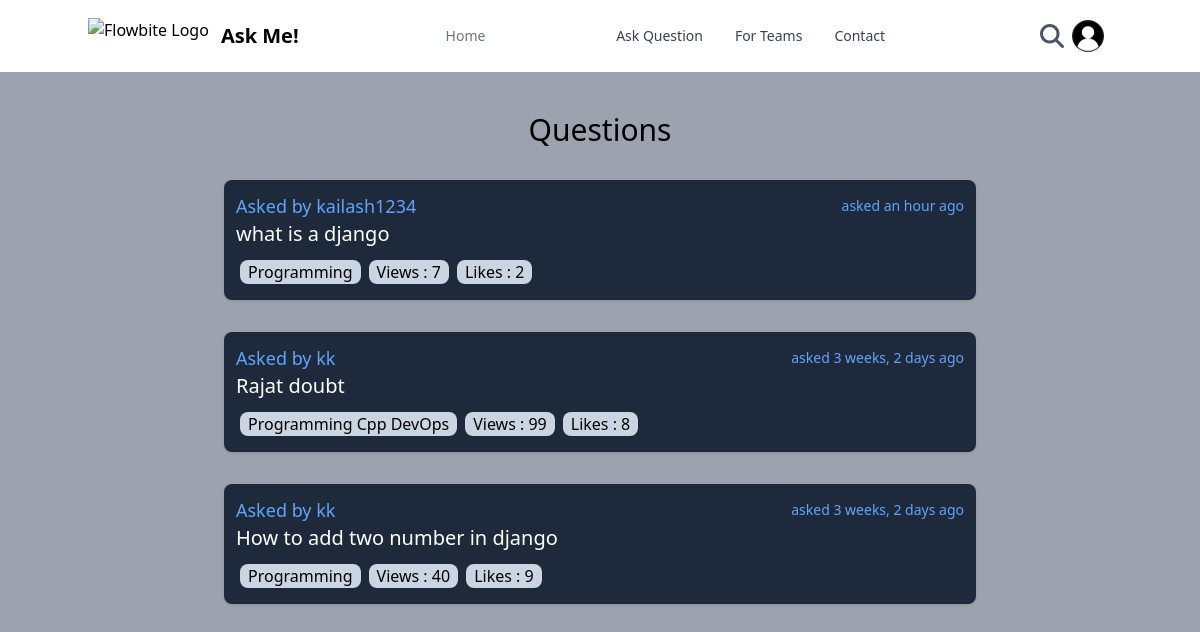
Page /question_ans/question/ (signed in) on the committed database.
### question_ans/models.py (models this page shows, shortened)
class Question(models.Model):
    que_id = models.AutoField(primary_key=True)
    user = models.ForeignKey(User, on_delete=models.CASCADE)
    title = models.CharField(max_length=500)
    tags = models.CharField(max_length=500,default="Programming")
    content = HTMLField()
    likes = models.IntegerField(default=0)
    date_created = models.DateTimeField(default=timezone.now)
    total_ans = models.IntegerField(default=0)
    total_views = models.IntegerField(default=0)

### question_ans/views.py (the view)
# urls.py: path("question/",views.question,name="que"),
def question(request):
    params = {'que':""}
    if(request.method == "GET"):
        total_que = Question.objects.all().order_by('-date_created')
        params = {'que':total_que}
    return render(request,"qna/all_que.html",params)

### question_ans/templates/qna/all_que.html (shortened to what this page needs)
{% extends 'temp.html' %}
{% load humanize %}
{% block questionpp %}text-white{% endblock questionpp %}
{% block body %}
<div class="bg-gray-400 min-h-screen pb-20">
    {%if que is not None%}
    <div class="pt-10">
        <h1 class="text-center text-3xl">Questions</h1>
    </div>
    {%for ques in que%}
    <div class="lg:mx-56 mx-10 mt-8">
        <div class="p-3 bg-slate-800 shadow rounded-lg">
            <div class='flex justify-between items-center justify-center'>
            <h3 class="text-lg text-blue-400">Asked by {{ques.user}}</h3>
            <h4 class="text-sm text-blue-400">asked {{ques.date_created | naturaltime}}</h4>
        </div>
        <a href="/question_ans/description_que/id={{ques.que_id}}">
            <p class="font-sans text-xl text-white">
              {{ques.title | truncatechars:200}}
            </p>
        </a>
            <div class="flex flex-wrap mt-2 items-center">
                <p class="my-1 bg-slate-300 mx-1 px-2 align-middle rounded-lg items-center">{{ques.tags}}</p>
                <p class="my-1 bg-slate-300 mx-1 px-2 align-middle rounded-lg items-center">Views : {{ques.total_views}}</p>
                <p class="my-1 bg-slate-300 mx-1 px-2 align-middle rounded-lg items-center">Likes : {{ques.likes}}</p>
            </div>
          </div>
    </div>
    {%endfor%}
    {%endif%}
</div>
{% endblock body %}

### templates/temp.html (shortened to what this page needs)
<!DOCTYPE html>
{% load static %}
<html lang="en">
  <head>
    <script src="https://cdn.tailwindcss.com"></script>
    <link rel="stylesheet" href="https://cdnjs.cloudflare.com/ajax/libs/font-awesome/6.3.0/css/all.min.css" />
    <link rel="stylesheet" href="{% static 'css/prism.css' %}">
  </head>
  <body>
    <nav class="bg-white sticky top-0 border-gray-200 px-2 sm:px-4 py-2.5 dark:bg-gray-900 z-50">
      <div
        class="container flex flex-wrap items-center justify-between mx-auto"
      >
        <a href="/" class="flex items-center">
          <img
            src="https://flowbite.com/docs/images/logo.svg"
            class="h-6 mr-3 sm:h-9"
            alt="Flowbite Logo"
          />
          <span
            class="self-center text-xl font-semibold whitespace-nowrap dark:text-white"
            >Ask Me!</span
          >
        </a>
        <div class="flex items-center md:order-2">
          <a href='/question_ans/search/'
          class='p-2 h-10 w-10 flex items-center justify-center rounded-full transition-all '>
          <i  class="fa-solid fa-magnifying-glass md:text-2xl  text-xl  text-gray-600"></i>
        </a>
        {%if user.is_authenticated%}
          <button
            type="button"
            class="flex mr-3 text-sm bg-gray-800 rounded-full md:mr-2 focus:ring-4 focus:ring-gray-300 dark:focus:ring-gray-600"
            id="user-menu-button"
            aria-expanded="false"
            data-dropdown-toggle="user-dropdown"
            data-dropdown-placement="bottom"
            onclick="fun()"
          >
            <img
              class="w-8 h-8 rounded-full"
              {% comment %} src="{%static 'auser.png'%}" {% endcomment %}
              src="/media/Images/auser.png"
              {% comment %} {% if user.is_authenticated %}/media/{{request.user|getprofile}}{% else %}/media/profile/default1.png{% endif %} {% endcomment %}
              alt="user photo"
            />
          </button>
          {%endif%}
        </div>
      <div
          class="items-center justify-between hidden w-full md:flex md:w-auto md:order-1"
          id="mobile-menu-2"
        >
          <ul
            class="flex flex-col p-4 mt-4 border border-gray-100 rounded-lg bg-gray-50 md:flex-row md:space-x-8 md:mt-0 md:text-sm md:font-medium md:border-0 md:bg-white dark:bg-gray-800 md:dark:bg-gray-900 dark:border-gray-700"
          >
            <li>
              <a
                href="/"
                class="block py-2 pl-3 pr-4 text-gray-500 rounded md:bg-transparent md:p-0 {% block homepp %}{% endblock homepp %}"
                onclick="closemenu()"
                >Home</a>
            </li>
            <li>
              <a
                href="/question_ans/question/"
                class="block py-2 pl-3 pr-4 text-gray-700 rounded hover:bg-gray-100 md:hover:bg-transparent md:hover:text-blue-700 md:p-0 md:dark:hover:text-white dark:hover:bg-gray-700 dark:hover:text-white md:dark:hover:bg-transparent dark:border-gray-700 {% block questionpp %}{% endblock questionpp %}"
                onclick="closemenu()"
                >Questions</a
              >
            </li>
            <li>
              <a
                href="/question_ans/askquestion/"
                class="block py-2 pl-3 pr-4 text-gray-700 rounded hover:bg-gray-100 md:hover:bg-transparent md:hover:text-blue-700 md:p-0 md:dark:hover:text-white dark:hover:bg-gray-700 dark:hover:text-white md:dark:hover:bg-transparent dark:border-gray-700 {% block askpp %}{% endblock askpp %}"
                onclick="closemenu()"
                >Ask Question</a
              >
            </li>
            <li>
              <a
                href="/question_ans/teams/"
                class="block py-2 pl-3 pr-4 text-gray-700 rounded hover:bg-gray-100 md:hover:bg-transparent md:hover:text-blue-700 md:p-0 md:dark:hover:text-white dark:hover:bg-gray-700 dark:hover:text-white md:dark:hover:bg-transparent dark:border-gray-700 {% block forpp %}{% endblock forpp %}"
                onclick="closemenu()"
                >For Teams</a
              >
            </li>
            <li>
              <a
                href="/question_ans/contact/"
                class="block py-2 pl-3 pr-4 text-gray-700 rounded hover:bg-gray-100 md:hover:bg-transparent md:hover:text-blue-700 md:p-0 md:dark:hover:text-white dark:hover:bg-gray-700 dark:hover:text-white md:dark:hover:bg-transparent dark:border-gray-700 {% block contactpp %}{% endblock contactpp %}"
                onclick="closemenu()"
                >Contact</a
              >
            </li>
          </ul>
        </div>
      </nav>
    <div class="min-h-screen">
      {% block body %}{% endblock body %}
    </div>
  </body>
</html>

### templates/temp.html (style rules this page uses)
* { margin: 0px; padding: 0px; box-sizing: border-box; }

### rows in the picture
Question: user "kailash1234", date_created "an hour ago", title "what is a django", tags "Programming", total_views "7", likes "2"
Question: user "kk", date_created "3 weeks, 2 days ago", title "Rajat doubt", tags "Programming Cpp DevOps", total_views "99", likes "8"
Question: user "kk", date_created "3 weeks, 2 days ago", title "How to add two number in django", tags "Programming", total_views "40", likes "9"
